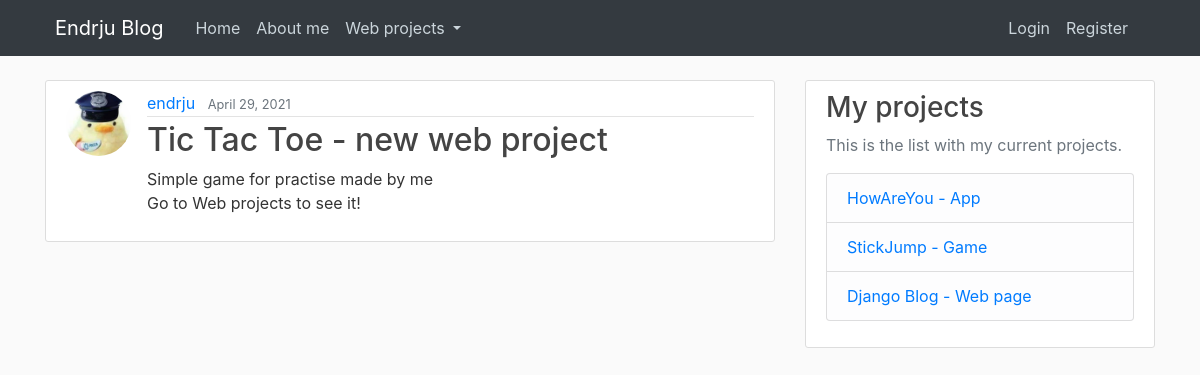
The page /post/33/ on the database its author committed.
### blog/models.py (models this page shows, shortened)
class Post(models.Model):
    title = models.CharField(max_length=100)
    content = models.TextField()
    date_posted = models.DateTimeField(default=timezone.now)
    author = models.ForeignKey(User, on_delete=models.CASCADE)

### users/models.py (models this page shows, shortened)
class Profile(models.Model):
    user = models.OneToOneField(User, on_delete=models.CASCADE)
    image = models.ImageField(default='default.jpg', upload_to='profile_pics')

### blog/views.py (the view)
# urls.py: path('post/<int:pk>/', PostDetailView.as_view(), name='post-detail'),
class PostDetailView(DetailView):
    model = Post

### blog/templates/blog/post_detail.html (shortened to what this page needs)
{% extends "blog/base.html" %}
{% block content %}
    <article class="media content-section">
        <img class="rounded-circle article-img" src="{{ object.author.profile.image.url }}">
      <div class="media-body">
        <div class="article-metadata">
          <a class="mr-2" href="{% url 'user-posts' object.author.username %}">{{ object.author }}</a>
          <small class="text-muted">{{ object.date_posted|date:"F j, Y" }}</small>
        </div>
        <h2 class="article-title">{{ object.title }}</h2>
        <p class="article-content">{{ object.content }}</p>
      </div>
    </article>
{% endblock content %}

### blog/static/blog/main.css (style rules this page uses)
body { background: #fafafa; color: #333333; margin-top: 5rem; }
h1, h2, h3, h4, h5, h6 { color: #444444; }
.content-section { background: #ffffff; padding: 10px 20px; border: 1px solid #dddddd; border-radius: 3px; margin-bottom: 20px; }
.article-title { color: #444444; }
.article-content { white-space: pre-line; }
.article-img { height: 65px; width: 65px; margin-right: 16px; }
.article-metadata { padding-bottom: 1px; margin-bottom: 4px; border-bottom: 1px solid #e3e3e3 }

### rows shown on the page
Post: author.profile.image (picture), author "endrju", date_posted "April 29, 2021", title "Tic Tac Toe - new web project", content "Simple game for practise made by me Go to Web projects to see it!"
